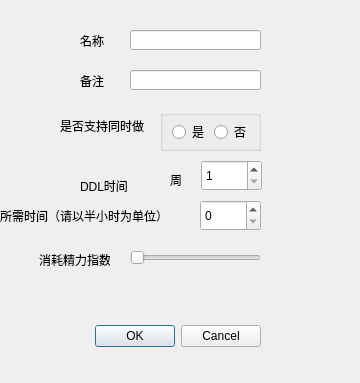
<?xml version="1.0" encoding="UTF-8"?>
<ui version="4.0">
 <class>Add_Fixed</class>
 <widget class="QDialog" name="Add_Fixed">
  <property name="geometry">
   <rect>
    <x>0</x>
    <y>0</y>
    <width>360</width>
    <height>383</height>
   </rect>
  </property>
  <property name="windowTitle">
   <string>Dialog</string>
  </property>
  <widget class="QDialogButtonBox" name="buttonBox">
   <property name="geometry">
    <rect>
     <x>-80</x>
     <y>320</y>
     <width>341</width>
     <height>32</height>
    </rect>
   </property>
   <property name="orientation">
    <enum>Qt::Horizontal</enum>
   </property>
   <property name="standardButtons">
    <set>QDialogButtonBox::Cancel|QDialogButtonBox::Ok</set>
   </property>
  </widget>
  <widget class="QLabel" name="label">
   <property name="geometry">
    <rect>
     <x>80</x>
     <y>30</y>
     <width>41</width>
     <height>21</height>
    </rect>
   </property>
   <property name="text">
    <string>名称</string>
   </property>
  </widget>
  <widget class="QLabel" name="label_2">
   <property name="geometry">
    <rect>
     <x>80</x>
     <y>70</y>
     <width>41</width>
     <height>21</height>
    </rect>
   </property>
   <property name="text">
    <string>备注</string>
   </property>
  </widget>
  <widget class="QLabel" name="label_3">
   <property name="geometry">
    <rect>
     <x>60</x>
     <y>110</y>
     <width>91</width>
     <height>31</height>
    </rect>
   </property>
   <property name="text">
    <string>是否支持同时做</string>
   </property>
  </widget>
  <widget class="QLabel" name="label_4">
   <property name="geometry">
    <rect>
     <x>80</x>
     <y>170</y>
     <width>61</width>
     <height>31</height>
    </rect>
   </property>
   <property name="text">
    <string>DDL时间</string>
   </property>
  </widget>
  <widget class="QLineEdit" name="task_name">
   <property name="geometry">
    <rect>
     <x>130</x>
     <y>30</y>
     <width>131</width>
     <height>20</height>
    </rect>
   </property>
  </widget>
  <widget class="QLineEdit" name="task_note">
   <property name="geometry">
    <rect>
     <x>130</x>
     <y>70</y>
     <width>131</width>
     <height>20</height>
    </rect>
   </property>
  </widget>
  <widget class="QSpinBox" name="ddl_day">
   <property name="geometry">
    <rect>
     <x>201</x>
     <y>160</y>
     <width>61</width>
     <height>31</height>
    </rect>
   </property>
   <property name="minimum">
    <number>1</number>
   </property>
   <property name="maximum">
    <number>7</number>
   </property>
  </widget>
  <widget class="QLabel" name="label_5">
   <property name="geometry">
    <rect>
     <x>170</x>
     <y>170</y>
     <width>41</width>
     <height>20</height>
    </rect>
   </property>
   <property name="text">
    <string>周</string>
   </property>
  </widget>
  <widget class="QGroupBox" name="groupBox">
   <property name="geometry">
    <rect>
     <x>160</x>
     <y>110</y>
     <width>101</width>
     <height>41</height>
    </rect>
   </property>
   <property name="title">
    <string/>
   </property>
   <layout class="QHBoxLayout" name="horizontalLayout">
    <item>
     <widget class="QRadioButton" name="same_1">
      <property name="text">
       <string>是</string>
      </property>
     </widget>
    </item>
    <item>
     <widget class="QRadioButton" name="same_0">
      <property name="text">
       <string>否</string>
      </property>
     </widget>
    </item>
   </layout>
  </widget>
  <widget class="QLabel" name="label_6">
   <property name="geometry">
    <rect>
     <x>0</x>
     <y>200</y>
     <width>161</width>
     <height>31</height>
    </rect>
   </property>
   <property name="text">
    <string>所需时间（请以半小时为单位）</string>
   </property>
  </widget>
  <widget class="QSpinBox" name="time">
   <property name="geometry">
    <rect>
     <x>200</x>
     <y>200</y>
     <width>61</width>
     <height>31</height>
    </rect>
   </property>
   <property name="maximum">
    <number>500</number>
   </property>
  </widget>
  <widget class="QLabel" name="label_7">
   <property name="geometry">
    <rect>
     <x>39</x>
     <y>250</y>
     <width>71</width>
     <height>20</height>
    </rect>
   </property>
   <property name="text">
    <string>消耗精力指数</string>
   </property>
  </widget>
  <widget class="QSlider" name="hard_changer">
   <property name="geometry">
    <rect>
     <x>130</x>
     <y>250</y>
     <width>131</width>
     <height>16</height>
    </rect>
   </property>
   <property name="maximum">
    <number>10</number>
   </property>
   <property name="orientation">
    <enum>Qt::Horizontal</enum>
   </property>
  </widget>
 </widget>
 <resources/>
 <connections>
  <connection>
   <sender>buttonBox</sender>
   <signal>accepted()</signal>
   <receiver>Add_Fixed</receiver>
   <slot>accept()</slot>
   <hints>
    <hint type="sourcelabel">
     <x>228</x>
     <y>254</y>
    </hint>
    <hint type="destinationlabel">
     <x>157</x>
     <y>274</y>
    </hint>
   </hints>
  </connection>
  <connection>
   <sender>buttonBox</sender>
   <signal>rejected()</signal>
   <receiver>Add_Fixed</receiver>
   <slot>reject()</slot>
   <hints>
    <hint type="sourcelabel">
     <x>206</x>
     <y>260</y>
    </hint>
    <hint type="destinationlabel">
     <x>286</x>
     <y>274</y>
    </hint>
   </hints>
  </connection>
 </connections>
</ui>
